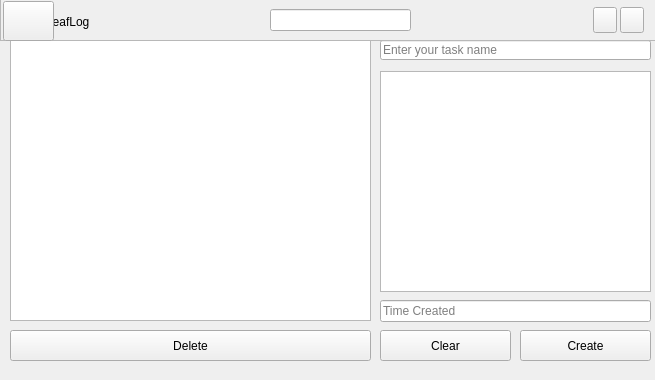
<?xml version="1.0" encoding="UTF-8"?>
<ui version="4.0">
 <class>MainWindow</class>
 <widget class="QMainWindow" name="MainWindow">
  <property name="windowModality">
   <enum>Qt::NonModal</enum>
  </property>
  <property name="geometry">
   <rect>
    <x>0</x>
    <y>0</y>
    <width>655</width>
    <height>380</height>
   </rect>
  </property>
  <property name="sizePolicy">
   <sizepolicy hsizetype="Fixed" vsizetype="Fixed">
    <horstretch>0</horstretch>
    <verstretch>0</verstretch>
   </sizepolicy>
  </property>
  <property name="font">
   <font>
    <family>Arial</family>
    <pointsize>9</pointsize>
   </font>
  </property>
  <property name="contextMenuPolicy">
   <enum>Qt::DefaultContextMenu</enum>
  </property>
  <property name="windowTitle">
   <string>LeafLog</string>
  </property>
  <property name="styleSheet">
   <string notr="true"/>
  </property>
  <property name="iconSize">
   <size>
    <width>24</width>
    <height>24</height>
   </size>
  </property>
  <property name="animated">
   <bool>true</bool>
  </property>
  <property name="documentMode">
   <bool>false</bool>
  </property>
  <property name="tabShape">
   <enum>QTabWidget::Rounded</enum>
  </property>
  <widget class="QWidget" name="centralwidget">
   <widget class="QLineEdit" name="lineEdit">
    <property name="enabled">
     <bool>true</bool>
    </property>
    <property name="geometry">
     <rect>
      <x>380</x>
      <y>40</y>
      <width>271</width>
      <height>20</height>
     </rect>
    </property>
    <property name="inputMask">
     <string notr="true"/>
    </property>
    <property name="text">
     <string/>
    </property>
    <property name="frame">
     <bool>true</bool>
    </property>
    <property name="placeholderText">
     <string>Enter your task name</string>
    </property>
   </widget>
   <widget class="QPushButton" name="delete_button">
    <property name="enabled">
     <bool>true</bool>
    </property>
    <property name="geometry">
     <rect>
      <x>10</x>
      <y>330</y>
      <width>361</width>
      <height>31</height>
     </rect>
    </property>
    <property name="cursor">
     <cursorShape>PointingHandCursor</cursorShape>
    </property>
    <property name="autoFillBackground">
     <bool>false</bool>
    </property>
    <property name="text">
     <string>Delete</string>
    </property>
   </widget>
   <widget class="QPushButton" name="create_button">
    <property name="geometry">
     <rect>
      <x>520</x>
      <y>330</y>
      <width>131</width>
      <height>31</height>
     </rect>
    </property>
    <property name="cursor">
     <cursorShape>PointingHandCursor</cursorShape>
    </property>
    <property name="text">
     <string>Create</string>
    </property>
   </widget>
   <widget class="QListWidget" name="listWidget">
    <property name="geometry">
     <rect>
      <x>10</x>
      <y>40</y>
      <width>361</width>
      <height>281</height>
     </rect>
    </property>
    <property name="frameShape">
     <enum>QFrame::StyledPanel</enum>
    </property>
    <property name="frameShadow">
     <enum>QFrame::Plain</enum>
    </property>
   </widget>
   <widget class="QPlainTextEdit" name="plainTextEdit">
    <property name="geometry">
     <rect>
      <x>380</x>
      <y>71</y>
      <width>271</width>
      <height>221</height>
     </rect>
    </property>
    <property name="frameShape">
     <enum>QFrame::StyledPanel</enum>
    </property>
    <property name="plainText">
     <string/>
    </property>
    <property name="placeholderText">
     <string>Description</string>
    </property>
   </widget>
   <widget class="QLineEdit" name="lineEdit_2">
    <property name="geometry">
     <rect>
      <x>380</x>
      <y>300</y>
      <width>271</width>
      <height>22</height>
     </rect>
    </property>
    <property name="readOnly">
     <bool>true</bool>
    </property>
    <property name="placeholderText">
     <string>Time Created</string>
    </property>
   </widget>
   <widget class="QPushButton" name="clear_button">
    <property name="geometry">
     <rect>
      <x>380</x>
      <y>330</y>
      <width>131</width>
      <height>31</height>
     </rect>
    </property>
    <property name="cursor">
     <cursorShape>PointingHandCursor</cursorShape>
    </property>
    <property name="text">
     <string>Clear</string>
    </property>
   </widget>
   <widget class="QFrame" name="frame">
    <property name="geometry">
     <rect>
      <x>0</x>
      <y>-10</y>
      <width>661</width>
      <height>51</height>
     </rect>
    </property>
    <property name="frameShape">
     <enum>QFrame::StyledPanel</enum>
    </property>
    <property name="frameShadow">
     <enum>QFrame::Raised</enum>
    </property>
    <widget class="QLabel" name="title_txt">
     <property name="geometry">
      <rect>
       <x>46</x>
       <y>11</y>
       <width>71</width>
       <height>41</height>
      </rect>
     </property>
     <property name="text">
      <string>LeafLog</string>
     </property>
    </widget>
    <widget class="QLineEdit" name="date_time_lin">
     <property name="geometry">
      <rect>
       <x>270</x>
       <y>19</y>
       <width>141</width>
       <height>22</height>
      </rect>
     </property>
     <property name="layoutDirection">
      <enum>Qt::LeftToRight</enum>
     </property>
     <property name="readOnly">
      <bool>true</bool>
     </property>
    </widget>
    <widget class="QPushButton" name="close_btn">
     <property name="geometry">
      <rect>
       <x>620</x>
       <y>17</y>
       <width>24</width>
       <height>26</height>
      </rect>
     </property>
     <property name="sizePolicy">
      <sizepolicy hsizetype="Fixed" vsizetype="Fixed">
       <horstretch>0</horstretch>
       <verstretch>0</verstretch>
      </sizepolicy>
     </property>
     <property name="cursor">
      <cursorShape>PointingHandCursor</cursorShape>
     </property>
     <property name="text">
      <string/>
     </property>
     <property name="icon">
      <iconset>
       <normaloff>icons/cancel.png</normaloff>icons/cancel.png</iconset>
     </property>
     <property name="iconSize">
      <size>
       <width>12</width>
       <height>10</height>
      </size>
     </property>
    </widget>
    <widget class="QPushButton" name="min_btn">
     <property name="geometry">
      <rect>
       <x>593</x>
       <y>17</y>
       <width>24</width>
       <height>26</height>
      </rect>
     </property>
     <property name="cursor">
      <cursorShape>PointingHandCursor</cursorShape>
     </property>
     <property name="text">
      <string/>
     </property>
     <property name="icon">
      <iconset>
       <normaloff>icons/minus.png</normaloff>icons/minus.png</iconset>
     </property>
     <property name="iconSize">
      <size>
       <width>12</width>
       <height>12</height>
      </size>
     </property>
    </widget>
   </widget>
   <widget class="QPushButton" name="icon">
    <property name="geometry">
     <rect>
      <x>3</x>
      <y>1</y>
      <width>51</width>
      <height>40</height>
     </rect>
    </property>
    <property name="sizePolicy">
     <sizepolicy hsizetype="Fixed" vsizetype="Fixed">
      <horstretch>0</horstretch>
      <verstretch>0</verstretch>
     </sizepolicy>
    </property>
    <property name="text">
     <string/>
    </property>
    <property name="icon">
     <iconset>
      <normaloff>icons/icon.png</normaloff>icons/icon.png</iconset>
    </property>
    <property name="iconSize">
     <size>
      <width>22</width>
      <height>22</height>
     </size>
    </property>
   </widget>
  </widget>
 </widget>
 <resources/>
 <connections/>
</ui>
